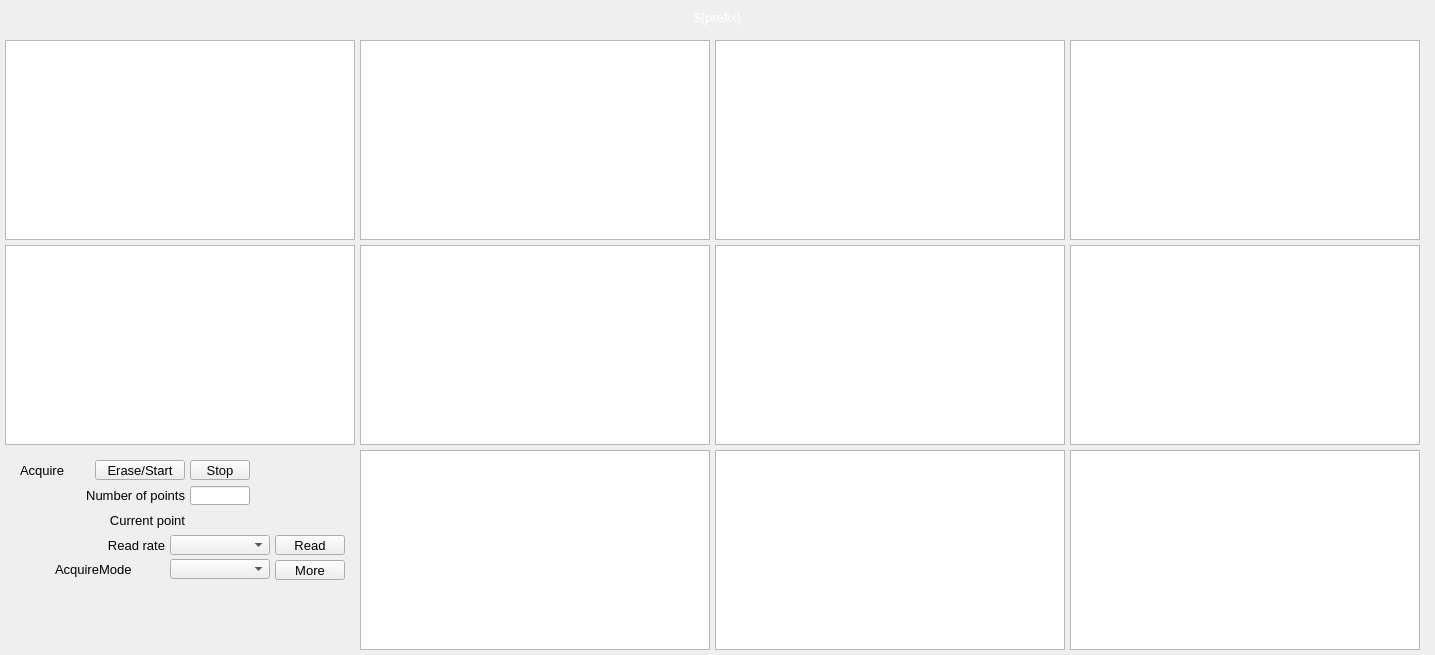
<?xml version="1.0" ?>
<ui version="4.0">
  <class>Dialog</class>
  <widget class="QWidget" name="screen">
    <property name="geometry">
      <rect>
        <x>464</x>
        <y>226</y>
        <width>1435</width>
        <height>655</height>
      </rect>
    </property>
    <property name="styleSheet">
      <string notr="true">QWidget#screen {
  color: rgb(0, 0, 0);
  background-color: rgb(187, 187, 187);
  }</string>
    </property>
    <property name="windowTitle">
      <string>NDStatsTimeSeriesBasicAll</string>
    </property>
    <widget class="PyDMDrawingRectangle" name="rectangle">
      <property name="geometry">
        <rect>
          <x>0</x>
          <y>5</y>
          <width>1435</width>
          <height>25</height>
        </rect>
      </property>
      <property name="brush" stdset="0">
        <brush brushstyle="SolidPattern">
          <color alpha="255">
            <red>10</red>
            <green>0</green>
            <blue>184</blue>
          </color>
        </brush>
      </property>
      <property name="penStyle" stdset="0">
        <enum>Qt::SolidLine</enum>
      </property>
      <property name="penColor" stdset="0">
        <color>
          <red>10</red>
          <green>0</green>
          <blue>184</blue>
        </color>
      </property>
      <property name="penWidth" stdset="0">
        <double>0</double>
      </property>
      <property name="penCapStyle" stdset="0">
        <enum>Qt::FlatCap</enum>
      </property>
      <property name="toolTip">
        <string>rectangle</string>
      </property>
    </widget>
    <widget class="QLabel" name="text">
      <property name="geometry">
        <rect>
          <x>0</x>
          <y>5</y>
          <width>1435</width>
          <height>25</height>
        </rect>
      </property>
      <property name="text">
        <string>${prefix}</string>
      </property>
      <property name="font" stdset="0">
        <font>
          <pointsize>10</pointsize>
        </font>
      </property>
      <property name="brush" stdset="0">
        <brush brushstyle="SolidPattern">
          <color alpha="255">
            <red>255</red>
            <green>255</green>
            <blue>255</blue>
          </color>
        </brush>
      </property>
      <property name="toolTip">
        <string>text</string>
      </property>
      <property name="alignment">
        <set>Qt::AlignCenter</set>
      </property>
      <property name="styleSheet">
        <string notr="true">QLabel#text {
  color: rgb(255, 255, 255);
  }</string>
      </property>
    </widget>
    <widget class="PyDMWaveformPlot" name="cartesian_plot">
      <property name="geometry">
        <rect>
          <x>5</x>
          <y>40</y>
          <width>350</width>
          <height>200</height>
        </rect>
      </property>
      <property name="toolTip">
        <string>cartesian_plot</string>
      </property>
      <property name="title" stdset="0">
        <string>$(P)$(R)TSTotal</string>
      </property>
      <property name="xLabels">
        <stringlist>
          <string>Time point</string>
        </stringlist>
      </property>
      <property name="yLabels">
        <stringlist>
          <string>Value</string>
        </stringlist>
      </property>
      <property name="curves" stdset="0">
        <stringlist>
          <string>{&quot;name&quot;: &quot;curve 1&quot;, &quot;y_channel&quot;: &quot;ca://${prefix}TSTotal&quot;, &quot;color&quot;: &quot;#4b6ec7&quot;, &quot;lineStyle&quot;: 1, &quot;lineWidth&quot;: 1, &quot;symbolSize&quot;: 10, &quot;redraw_mode&quot;: 2, &quot;block_size&quot;: 1200, &quot;x_channel&quot;: null}</string>
        </stringlist>
      </property>
      <property name="axisColor" stdset="0">
        <color>
          <red>0</red>
          <green>0</green>
          <blue>0</blue>
        </color>
      </property>
      <property name="backgroundColor" stdset="0">
        <color>
          <red>218</red>
          <green>218</green>
          <blue>218</blue>
        </color>
      </property>
    </widget>
    <widget class="PyDMWaveformPlot" name="cartesian_plot_1">
      <property name="geometry">
        <rect>
          <x>360</x>
          <y>40</y>
          <width>350</width>
          <height>200</height>
        </rect>
      </property>
      <property name="toolTip">
        <string>cartesian_plot_1</string>
      </property>
      <property name="title" stdset="0">
        <string>$(P)$(R)TSNet</string>
      </property>
      <property name="xLabels">
        <stringlist>
          <string>Time point</string>
        </stringlist>
      </property>
      <property name="yLabels">
        <stringlist>
          <string>Value</string>
        </stringlist>
      </property>
      <property name="curves" stdset="0">
        <stringlist>
          <string>{&quot;name&quot;: &quot;curve 1&quot;, &quot;y_channel&quot;: &quot;ca://${prefix}TSNet&quot;, &quot;color&quot;: &quot;#4b6ec7&quot;, &quot;lineStyle&quot;: 1, &quot;lineWidth&quot;: 1, &quot;symbolSize&quot;: 10, &quot;redraw_mode&quot;: 2, &quot;block_size&quot;: 1200, &quot;x_channel&quot;: null}</string>
        </stringlist>
      </property>
      <property name="axisColor" stdset="0">
        <color>
          <red>0</red>
          <green>0</green>
          <blue>0</blue>
        </color>
      </property>
      <property name="backgroundColor" stdset="0">
        <color>
          <red>218</red>
          <green>218</green>
          <blue>218</blue>
        </color>
      </property>
    </widget>
    <widget class="PyDMWaveformPlot" name="cartesian_plot_2">
      <property name="geometry">
        <rect>
          <x>715</x>
          <y>40</y>
          <width>350</width>
          <height>200</height>
        </rect>
      </property>
      <property name="toolTip">
        <string>cartesian_plot_2</string>
      </property>
      <property name="title" stdset="0">
        <string>$(P)$(R)TSMin</string>
      </property>
      <property name="xLabels">
        <stringlist>
          <string>Time point</string>
        </stringlist>
      </property>
      <property name="yLabels">
        <stringlist>
          <string>Value</string>
        </stringlist>
      </property>
      <property name="curves" stdset="0">
        <stringlist>
          <string>{&quot;name&quot;: &quot;curve 1&quot;, &quot;y_channel&quot;: &quot;ca://${prefix}TSMinValue&quot;, &quot;color&quot;: &quot;#4b6ec7&quot;, &quot;lineStyle&quot;: 1, &quot;lineWidth&quot;: 1, &quot;symbolSize&quot;: 10, &quot;redraw_mode&quot;: 2, &quot;block_size&quot;: 1200, &quot;x_channel&quot;: null}</string>
        </stringlist>
      </property>
      <property name="axisColor" stdset="0">
        <color>
          <red>0</red>
          <green>0</green>
          <blue>0</blue>
        </color>
      </property>
      <property name="backgroundColor" stdset="0">
        <color>
          <red>218</red>
          <green>218</green>
          <blue>218</blue>
        </color>
      </property>
    </widget>
    <widget class="PyDMWaveformPlot" name="cartesian_plot_3">
      <property name="geometry">
        <rect>
          <x>1070</x>
          <y>40</y>
          <width>350</width>
          <height>200</height>
        </rect>
      </property>
      <property name="toolTip">
        <string>cartesian_plot_3</string>
      </property>
      <property name="title" stdset="0">
        <string>$(P)$(R)TSMax</string>
      </property>
      <property name="xLabels">
        <stringlist>
          <string>Time point</string>
        </stringlist>
      </property>
      <property name="yLabels">
        <stringlist>
          <string>Value</string>
        </stringlist>
      </property>
      <property name="curves" stdset="0">
        <stringlist>
          <string>{&quot;name&quot;: &quot;curve 1&quot;, &quot;y_channel&quot;: &quot;ca://${prefix}TSMaxValue&quot;, &quot;color&quot;: &quot;#4b6ec7&quot;, &quot;lineStyle&quot;: 1, &quot;lineWidth&quot;: 1, &quot;symbolSize&quot;: 10, &quot;redraw_mode&quot;: 2, &quot;block_size&quot;: 1200, &quot;x_channel&quot;: null}</string>
        </stringlist>
      </property>
      <property name="axisColor" stdset="0">
        <color>
          <red>0</red>
          <green>0</green>
          <blue>0</blue>
        </color>
      </property>
      <property name="backgroundColor" stdset="0">
        <color>
          <red>218</red>
          <green>218</green>
          <blue>218</blue>
        </color>
      </property>
    </widget>
    <widget class="PyDMWaveformPlot" name="cartesian_plot_4">
      <property name="geometry">
        <rect>
          <x>715</x>
          <y>450</y>
          <width>350</width>
          <height>200</height>
        </rect>
      </property>
      <property name="toolTip">
        <string>cartesian_plot_4</string>
      </property>
      <property name="title" stdset="0">
        <string>$(P)$(R)TSSigma</string>
      </property>
      <property name="xLabels">
        <stringlist>
          <string>Time point</string>
        </stringlist>
      </property>
      <property name="yLabels">
        <stringlist>
          <string>Value</string>
        </stringlist>
      </property>
      <property name="curves" stdset="0">
        <stringlist>
          <string>{&quot;name&quot;: &quot;curve 1&quot;, &quot;y_channel&quot;: &quot;ca://${prefix}TSSigma&quot;, &quot;color&quot;: &quot;#4b6ec7&quot;, &quot;lineStyle&quot;: 1, &quot;lineWidth&quot;: 1, &quot;symbolSize&quot;: 10, &quot;redraw_mode&quot;: 2, &quot;block_size&quot;: 1200, &quot;x_channel&quot;: null}</string>
        </stringlist>
      </property>
      <property name="axisColor" stdset="0">
        <color>
          <red>0</red>
          <green>0</green>
          <blue>0</blue>
        </color>
      </property>
      <property name="backgroundColor" stdset="0">
        <color>
          <red>218</red>
          <green>218</green>
          <blue>218</blue>
        </color>
      </property>
    </widget>
    <widget class="PyDMWaveformPlot" name="cartesian_plot_5">
      <property name="geometry">
        <rect>
          <x>360</x>
          <y>450</y>
          <width>350</width>
          <height>200</height>
        </rect>
      </property>
      <property name="toolTip">
        <string>cartesian_plot_5</string>
      </property>
      <property name="title" stdset="0">
        <string>$(P)$(R)TSMean</string>
      </property>
      <property name="xLabels">
        <stringlist>
          <string>Time point</string>
        </stringlist>
      </property>
      <property name="yLabels">
        <stringlist>
          <string>Value</string>
        </stringlist>
      </property>
      <property name="curves" stdset="0">
        <stringlist>
          <string>{&quot;name&quot;: &quot;curve 1&quot;, &quot;y_channel&quot;: &quot;ca://${prefix}TSMeanValue&quot;, &quot;color&quot;: &quot;#4b6ec7&quot;, &quot;lineStyle&quot;: 1, &quot;lineWidth&quot;: 1, &quot;symbolSize&quot;: 10, &quot;redraw_mode&quot;: 2, &quot;block_size&quot;: 1200, &quot;x_channel&quot;: null}</string>
        </stringlist>
      </property>
      <property name="axisColor" stdset="0">
        <color>
          <red>0</red>
          <green>0</green>
          <blue>0</blue>
        </color>
      </property>
      <property name="backgroundColor" stdset="0">
        <color>
          <red>218</red>
          <green>218</green>
          <blue>218</blue>
        </color>
      </property>
    </widget>
    <widget class="PyDMWaveformPlot" name="cartesian_plot_6">
      <property name="geometry">
        <rect>
          <x>5</x>
          <y>245</y>
          <width>350</width>
          <height>200</height>
        </rect>
      </property>
      <property name="toolTip">
        <string>cartesian_plot_6</string>
      </property>
      <property name="title" stdset="0">
        <string>$(P)$(R)TSMinX</string>
      </property>
      <property name="xLabels">
        <stringlist>
          <string>Time point</string>
        </stringlist>
      </property>
      <property name="yLabels">
        <stringlist>
          <string>Value</string>
        </stringlist>
      </property>
      <property name="curves" stdset="0">
        <stringlist>
          <string>{&quot;name&quot;: &quot;curve 1&quot;, &quot;y_channel&quot;: &quot;ca://${prefix}TSMinX&quot;, &quot;color&quot;: &quot;#4b6ec7&quot;, &quot;lineStyle&quot;: 1, &quot;lineWidth&quot;: 1, &quot;symbolSize&quot;: 10, &quot;redraw_mode&quot;: 2, &quot;block_size&quot;: 1200, &quot;x_channel&quot;: null}</string>
        </stringlist>
      </property>
      <property name="axisColor" stdset="0">
        <color>
          <red>0</red>
          <green>0</green>
          <blue>0</blue>
        </color>
      </property>
      <property name="backgroundColor" stdset="0">
        <color>
          <red>218</red>
          <green>218</green>
          <blue>218</blue>
        </color>
      </property>
    </widget>
    <widget class="PyDMWaveformPlot" name="cartesian_plot_7">
      <property name="geometry">
        <rect>
          <x>360</x>
          <y>245</y>
          <width>350</width>
          <height>200</height>
        </rect>
      </property>
      <property name="toolTip">
        <string>cartesian_plot_7</string>
      </property>
      <property name="title" stdset="0">
        <string>$(P)$(R)TSMinY</string>
      </property>
      <property name="xLabels">
        <stringlist>
          <string>Time point</string>
        </stringlist>
      </property>
      <property name="yLabels">
        <stringlist>
          <string>Value</string>
        </stringlist>
      </property>
      <property name="curves" stdset="0">
        <stringlist>
          <string>{&quot;name&quot;: &quot;curve 1&quot;, &quot;y_channel&quot;: &quot;ca://${prefix}TSMinY&quot;, &quot;color&quot;: &quot;#4b6ec7&quot;, &quot;lineStyle&quot;: 1, &quot;lineWidth&quot;: 1, &quot;symbolSize&quot;: 10, &quot;redraw_mode&quot;: 2, &quot;block_size&quot;: 1200, &quot;x_channel&quot;: null}</string>
        </stringlist>
      </property>
      <property name="axisColor" stdset="0">
        <color>
          <red>0</red>
          <green>0</green>
          <blue>0</blue>
        </color>
      </property>
      <property name="backgroundColor" stdset="0">
        <color>
          <red>218</red>
          <green>218</green>
          <blue>218</blue>
        </color>
      </property>
    </widget>
    <widget class="PyDMWaveformPlot" name="cartesian_plot_8">
      <property name="geometry">
        <rect>
          <x>715</x>
          <y>245</y>
          <width>350</width>
          <height>200</height>
        </rect>
      </property>
      <property name="toolTip">
        <string>cartesian_plot_8</string>
      </property>
      <property name="title" stdset="0">
        <string>$(P)$(R)TSMaxX</string>
      </property>
      <property name="xLabels">
        <stringlist>
          <string>Time point</string>
        </stringlist>
      </property>
      <property name="yLabels">
        <stringlist>
          <string>Value</string>
        </stringlist>
      </property>
      <property name="curves" stdset="0">
        <stringlist>
          <string>{&quot;name&quot;: &quot;curve 1&quot;, &quot;y_channel&quot;: &quot;ca://${prefix}TSMaxX&quot;, &quot;color&quot;: &quot;#4b6ec7&quot;, &quot;lineStyle&quot;: 1, &quot;lineWidth&quot;: 1, &quot;symbolSize&quot;: 10, &quot;redraw_mode&quot;: 2, &quot;block_size&quot;: 1200, &quot;x_channel&quot;: null}</string>
        </stringlist>
      </property>
      <property name="axisColor" stdset="0">
        <color>
          <red>0</red>
          <green>0</green>
          <blue>0</blue>
        </color>
      </property>
      <property name="backgroundColor" stdset="0">
        <color>
          <red>218</red>
          <green>218</green>
          <blue>218</blue>
        </color>
      </property>
    </widget>
    <widget class="PyDMWaveformPlot" name="cartesian_plot_9">
      <property name="geometry">
        <rect>
          <x>1070</x>
          <y>245</y>
          <width>350</width>
          <height>200</height>
        </rect>
      </property>
      <property name="toolTip">
        <string>cartesian_plot_9</string>
      </property>
      <property name="title" stdset="0">
        <string>$(P)$(R)TSMaxY</string>
      </property>
      <property name="xLabels">
        <stringlist>
          <string>Time point</string>
        </stringlist>
      </property>
      <property name="yLabels">
        <stringlist>
          <string>Value</string>
        </stringlist>
      </property>
      <property name="curves" stdset="0">
        <stringlist>
          <string>{&quot;name&quot;: &quot;curve 1&quot;, &quot;y_channel&quot;: &quot;ca://${prefix}TSMaxY&quot;, &quot;color&quot;: &quot;#4b6ec7&quot;, &quot;lineStyle&quot;: 1, &quot;lineWidth&quot;: 1, &quot;symbolSize&quot;: 10, &quot;redraw_mode&quot;: 2, &quot;block_size&quot;: 1200, &quot;x_channel&quot;: null}</string>
        </stringlist>
      </property>
      <property name="axisColor" stdset="0">
        <color>
          <red>0</red>
          <green>0</green>
          <blue>0</blue>
        </color>
      </property>
      <property name="backgroundColor" stdset="0">
        <color>
          <red>218</red>
          <green>218</green>
          <blue>218</blue>
        </color>
      </property>
    </widget>
    <widget class="PyDMWaveformPlot" name="cartesian_plot_10">
      <property name="geometry">
        <rect>
          <x>1070</x>
          <y>450</y>
          <width>350</width>
          <height>200</height>
        </rect>
      </property>
      <property name="toolTip">
        <string>cartesian_plot_10</string>
      </property>
      <property name="title" stdset="0">
        <string>$(P)$(R)TSTimestamp</string>
      </property>
      <property name="xLabels">
        <stringlist>
          <string>Time point</string>
        </stringlist>
      </property>
      <property name="yLabels">
        <stringlist>
          <string>Value</string>
        </stringlist>
      </property>
      <property name="curves" stdset="0">
        <stringlist>
          <string>{&quot;name&quot;: &quot;curve 1&quot;, &quot;y_channel&quot;: &quot;ca://${prefix}TSTimestamp&quot;, &quot;color&quot;: &quot;#4b6ec7&quot;, &quot;lineStyle&quot;: 1, &quot;lineWidth&quot;: 1, &quot;symbolSize&quot;: 10, &quot;redraw_mode&quot;: 2, &quot;block_size&quot;: 1200, &quot;x_channel&quot;: null}</string>
        </stringlist>
      </property>
      <property name="axisColor" stdset="0">
        <color>
          <red>0</red>
          <green>0</green>
          <blue>0</blue>
        </color>
      </property>
      <property name="backgroundColor" stdset="0">
        <color>
          <red>218</red>
          <green>218</green>
          <blue>218</blue>
        </color>
      </property>
    </widget>
    <widget class="PyDMFrame" name="composite">
      <property name="geometry">
        <rect>
          <x>20</x>
          <y>460</y>
          <width>325</width>
          <height>120</height>
        </rect>
      </property>
      <widget class="QLabel" name="text_1">
        <property name="geometry">
          <rect>
            <x>35</x>
            <y>50</y>
            <width>130</width>
            <height>20</height>
          </rect>
        </property>
        <property name="text">
          <string>Current point</string>
        </property>
        <property name="font" stdset="0">
          <font>
            <pointsize>10</pointsize>
          </font>
        </property>
        <property name="brush" stdset="0">
          <brush brushstyle="SolidPattern">
            <color alpha="255">
              <red>0</red>
              <green>0</green>
              <blue>0</blue>
            </color>
          </brush>
        </property>
        <property name="toolTip">
          <string>text_1</string>
        </property>
        <property name="alignment">
          <set>Qt::AlignRight|Qt::AlignTrailing|Qt::AlignVCenter</set>
        </property>
        <property name="styleSheet">
          <string notr="true">QLabel#text_1 {
  color: rgb(0, 0, 0);
  }</string>
        </property>
      </widget>
      <widget class="PyDMLabel" name="text_update">
        <property name="geometry">
          <rect>
            <x>170</x>
            <y>51</y>
            <width>90</width>
            <height>18</height>
          </rect>
        </property>
        <property name="toolTip">
          <string>PV: ${prefix}TS:TSCurrentPoint</string>
        </property>
        <property name="channel" stdset="0">
          <string>ca://${prefix}TS:TSCurrentPoint</string>
        </property>
        <property name="font" stdset="0">
          <font>
            <pointsize>10</pointsize>
          </font>
        </property>
        <property name="alignment">
          <set>Qt::AlignLeading|Qt::AlignLeft|Qt::AlignVCenter</set>
        </property>
        <property name="textInteractionFlags">
          <set>Qt::TextSelectableByKeyboard|Qt::TextSelectableByMouse</set>
        </property>
        <property name="styleSheet">
          <string notr="true">PyDMLabel#text_update {
  color: rgb(10, 0, 184);
  background-color: rgb(187, 187, 187);
  }</string>
        </property>
      </widget>
      <widget class="PyDMEnumComboBox" name="menu">
        <property name="geometry">
          <rect>
            <x>150</x>
            <y>75</y>
            <width>100</width>
            <height>20</height>
          </rect>
        </property>
        <property name="toolTip">
          <string>${prefix}TS:TSRead.SCAN</string>
        </property>
        <property name="channel" stdset="0">
          <string>ca://${prefix}TS:TSRead.SCAN</string>
        </property>
        <property name="font" stdset="0">
          <font>
            <pointsize>10</pointsize>
          </font>
        </property>
        <property name="styleSheet">
          <string notr="true">PyDMEnumComboBox#menu {
  color: rgb(0, 0, 0);
  background-color: rgb(115, 223, 255);
  }</string>
        </property>
      </widget>
      <widget class="PyDMPushButton" name="message_button">
        <property name="geometry">
          <rect>
            <x>255</x>
            <y>75</y>
            <width>70</width>
            <height>20</height>
          </rect>
        </property>
        <property name="text">
          <string>Read</string>
        </property>
        <property name="font" stdset="0">
          <font>
            <pointsize>10</pointsize>
          </font>
        </property>
        <property name="toolTip">
          <string>${prefix}TS:TSRead.PROC</string>
        </property>
        <property name="channel" stdset="0">
          <string>ca://${prefix}TS:TSRead.PROC</string>
        </property>
        <property name="pressValue" stdset="0">
          <string>1</string>
        </property>
        <property name="styleSheet">
          <string notr="true">PyDMPushButton#message_button {
  color: rgb(0, 0, 0);
  background-color: rgb(115, 223, 255);
  }</string>
        </property>
      </widget>
      <widget class="QLabel" name="text_2">
        <property name="geometry">
          <rect>
            <x>55</x>
            <y>75</y>
            <width>90</width>
            <height>20</height>
          </rect>
        </property>
        <property name="text">
          <string>Read rate</string>
        </property>
        <property name="font" stdset="0">
          <font>
            <pointsize>10</pointsize>
          </font>
        </property>
        <property name="brush" stdset="0">
          <brush brushstyle="SolidPattern">
            <color alpha="255">
              <red>0</red>
              <green>0</green>
              <blue>0</blue>
            </color>
          </brush>
        </property>
        <property name="toolTip">
          <string>text_2</string>
        </property>
        <property name="alignment">
          <set>Qt::AlignRight|Qt::AlignTrailing|Qt::AlignVCenter</set>
        </property>
        <property name="styleSheet">
          <string notr="true">QLabel#text_2 {
  color: rgb(0, 0, 0);
  }</string>
        </property>
      </widget>
      <widget class="PyDMLineEdit" name="text_entry">
        <property name="geometry">
          <rect>
            <x>170</x>
            <y>26</y>
            <width>60</width>
            <height>19</height>
          </rect>
        </property>
        <property name="channel" stdset="0">
          <string>ca://${prefix}TS:TSNumPoints</string>
        </property>
        <property name="toolTip">
          <string>${prefix}TS:TSNumPoints</string>
        </property>
        <property name="font" stdset="0">
          <font>
            <pointsize>10</pointsize>
          </font>
        </property>
        <property name="styleSheet">
          <string notr="true">PyDMLineEdit#text_entry {
  color: rgb(0, 0, 0);
  background-color: rgb(115, 223, 255);
  border: 1px solid black;
  margin: 0px;
  padding: 0px;
  spacing: 0px;
  }</string>
        </property>
      </widget>
      <widget class="QLabel" name="text_3">
        <property name="geometry">
          <rect>
            <x>5</x>
            <y>25</y>
            <width>160</width>
            <height>20</height>
          </rect>
        </property>
        <property name="text">
          <string>Number of points</string>
        </property>
        <property name="font" stdset="0">
          <font>
            <pointsize>10</pointsize>
          </font>
        </property>
        <property name="brush" stdset="0">
          <brush brushstyle="SolidPattern">
            <color alpha="255">
              <red>0</red>
              <green>0</green>
              <blue>0</blue>
            </color>
          </brush>
        </property>
        <property name="toolTip">
          <string>text_3</string>
        </property>
        <property name="alignment">
          <set>Qt::AlignRight|Qt::AlignTrailing|Qt::AlignVCenter</set>
        </property>
        <property name="styleSheet">
          <string notr="true">QLabel#text_3 {
  color: rgb(0, 0, 0);
  }</string>
        </property>
      </widget>
      <widget class="PyDMPushButton" name="message_button_1">
        <property name="geometry">
          <rect>
            <x>75</x>
            <y>0</y>
            <width>90</width>
            <height>20</height>
          </rect>
        </property>
        <property name="text">
          <string>Erase/Start</string>
        </property>
        <property name="font" stdset="0">
          <font>
            <pointsize>10</pointsize>
          </font>
        </property>
        <property name="toolTip">
          <string>${prefix}TS:TSAcquire</string>
        </property>
        <property name="channel" stdset="0">
          <string>ca://${prefix}TS:TSAcquire</string>
        </property>
        <property name="pressValue" stdset="0">
          <string>1</string>
        </property>
        <property name="styleSheet">
          <string notr="true">PyDMPushButton#message_button_1 {
  color: rgb(0, 0, 0);
  background-color: rgb(115, 223, 255);
  }</string>
        </property>
      </widget>
      <widget class="PyDMPushButton" name="message_button_2">
        <property name="geometry">
          <rect>
            <x>170</x>
            <y>0</y>
            <width>60</width>
            <height>20</height>
          </rect>
        </property>
        <property name="text">
          <string>Stop</string>
        </property>
        <property name="font" stdset="0">
          <font>
            <pointsize>10</pointsize>
          </font>
        </property>
        <property name="toolTip">
          <string>${prefix}TS:TSAcquire</string>
        </property>
        <property name="channel" stdset="0">
          <string>ca://${prefix}TS:TSAcquire</string>
        </property>
        <property name="pressValue" stdset="0">
          <string>2</string>
        </property>
        <property name="styleSheet">
          <string notr="true">PyDMPushButton#message_button_2 {
  color: rgb(0, 0, 0);
  background-color: rgb(115, 223, 255);
  }</string>
        </property>
      </widget>
      <widget class="PyDMLabel" name="text_update_1">
        <property name="geometry">
          <rect>
            <x>235</x>
            <y>1</y>
            <width>90</width>
            <height>18</height>
          </rect>
        </property>
        <property name="toolTip">
          <string>PV: ${prefix}TS:TSAcquiring</string>
        </property>
        <property name="channel" stdset="0">
          <string>ca://${prefix}TS:TSAcquiring</string>
        </property>
        <property name="displayFormat" stdset="0">
          <enum>PyDMLabel::String</enum>
        </property>
        <property name="font" stdset="0">
          <font>
            <pointsize>10</pointsize>
          </font>
        </property>
        <property name="alignment">
          <set>Qt::AlignLeading|Qt::AlignLeft|Qt::AlignVCenter</set>
        </property>
        <property name="textInteractionFlags">
          <set>Qt::TextSelectableByKeyboard|Qt::TextSelectableByMouse</set>
        </property>
        <property name="styleSheet">
          <string notr="true">PyDMLabel#text_update_1 {
  color: rgb(10, 0, 184);
  background-color: rgb(70, 70, 70);
  }</string>
        </property>
      </widget>
      <widget class="QLabel" name="text_4">
        <property name="geometry">
          <rect>
            <x>0</x>
            <y>0</y>
            <width>70</width>
            <height>20</height>
          </rect>
        </property>
        <property name="text">
          <string>Acquire</string>
        </property>
        <property name="font" stdset="0">
          <font>
            <pointsize>10</pointsize>
          </font>
        </property>
        <property name="brush" stdset="0">
          <brush brushstyle="SolidPattern">
            <color alpha="255">
              <red>0</red>
              <green>0</green>
              <blue>0</blue>
            </color>
          </brush>
        </property>
        <property name="toolTip">
          <string>text_4</string>
        </property>
        <property name="alignment">
          <set>Qt::AlignLeading|Qt::AlignLeft|Qt::AlignVCenter</set>
        </property>
        <property name="styleSheet">
          <string notr="true">QLabel#text_4 {
  color: rgb(0, 0, 0);
  }</string>
        </property>
      </widget>
      <widget class="PyDMRelatedDisplayButton" name="related_display">
        <property name="geometry">
          <rect>
            <x>255</x>
            <y>100</y>
            <width>70</width>
            <height>20</height>
          </rect>
        </property>
        <property name="toolTip">
          <string>More</string>
        </property>
        <property name="text">
          <string>More</string>
        </property>
        <property name="showIcon" stdset="0">
          <bool>true</bool>
        </property>
        <property name="font" stdset="0">
          <font>
            <pointsize>10</pointsize>
          </font>
        </property>
        <property name="styleSheet">
          <string notr="true">PyDMRelatedDisplayButton#related_display {
  color: rgb(0, 0, 0);
  background-color: rgb(115, 223, 255);
  }</string>
        </property>
        <property name="titles" stdset="0">
          <stringlist>
            <string>Time series control</string>
          </stringlist>
        </property>
        <property name="filenames" stdset="0">
          <stringlist>
            <string>TimeSeriesPlugin_V332.ui</string>
          </stringlist>
        </property>
        <property name="macros" stdset="0">
          <stringlist>
            <string>P=${P},R=${R}TS:</string>
          </stringlist>
        </property>
        <property name="openInNewWindow" stdset="0">
          <bool>true</bool>
        </property>
      </widget>
      <widget class="QLabel" name="text_5">
        <property name="geometry">
          <rect>
            <x>35</x>
            <y>99</y>
            <width>110</width>
            <height>20</height>
          </rect>
        </property>
        <property name="text">
          <string>AcquireMode</string>
        </property>
        <property name="font" stdset="0">
          <font>
            <pointsize>10</pointsize>
          </font>
        </property>
        <property name="brush" stdset="0">
          <brush brushstyle="SolidPattern">
            <color alpha="255">
              <red>0</red>
              <green>0</green>
              <blue>0</blue>
            </color>
          </brush>
        </property>
        <property name="toolTip">
          <string>text_5</string>
        </property>
        <property name="alignment">
          <set>Qt::AlignLeading|Qt::AlignLeft|Qt::AlignVCenter</set>
        </property>
        <property name="styleSheet">
          <string notr="true">QLabel#text_5 {
  color: rgb(0, 0, 0);
  }</string>
        </property>
      </widget>
      <widget class="PyDMEnumComboBox" name="menu_1">
        <property name="geometry">
          <rect>
            <x>150</x>
            <y>99</y>
            <width>100</width>
            <height>20</height>
          </rect>
        </property>
        <property name="toolTip">
          <string>${prefix}TS:TSAcquireMode</string>
        </property>
        <property name="channel" stdset="0">
          <string>ca://${prefix}TS:TSAcquireMode</string>
        </property>
        <property name="font" stdset="0">
          <font>
            <pointsize>10</pointsize>
          </font>
        </property>
        <property name="styleSheet">
          <string notr="true">PyDMEnumComboBox#menu_1 {
  color: rgb(0, 0, 0);
  background-color: rgb(115, 223, 255);
  }</string>
        </property>
      </widget>
    </widget>
  </widget>
  <customwidgets>
    <customwidget>
      <class>PyDMDrawingRectangle</class>
      <extends>QWidget</extends>
      <header>pydm.widgets.drawing</header>
    </customwidget>
    <customwidget>
      <class>PyDMLabel</class>
      <extends>QLabel</extends>
      <header>pydm.widgets.label</header>
    </customwidget>
    <customwidget>
      <class>PyDMWaveformPlot</class>
      <extends>QGraphicsView</extends>
      <header>pydm.widgets.waveformplot</header>
    </customwidget>
    <customwidget>
      <class>PyDMFrame</class>
      <extends>QFrame</extends>
      <header>pydm.widgets.frame</header>
    </customwidget>
    <customwidget>
      <class>PyDMEnumComboBox</class>
      <extends>QComboBox</extends>
      <header>pydm.widgets.enum_combo_box</header>
    </customwidget>
    <customwidget>
      <class>PyDMPushButton</class>
      <extends>QPushButton</extends>
      <header>pydm.widgets.pushbutton</header>
    </customwidget>
    <customwidget>
      <class>PyDMLineEdit</class>
      <extends>QLineEdit</extends>
      <header>pydm.widgets.line_edit</header>
    </customwidget>
    <customwidget>
      <class>PyDMRelatedDisplayButton</class>
      <extends>QPushButton</extends>
      <header>pydm.widgets.related_display_button</header>
    </customwidget>
  </customwidgets>
</ui>
